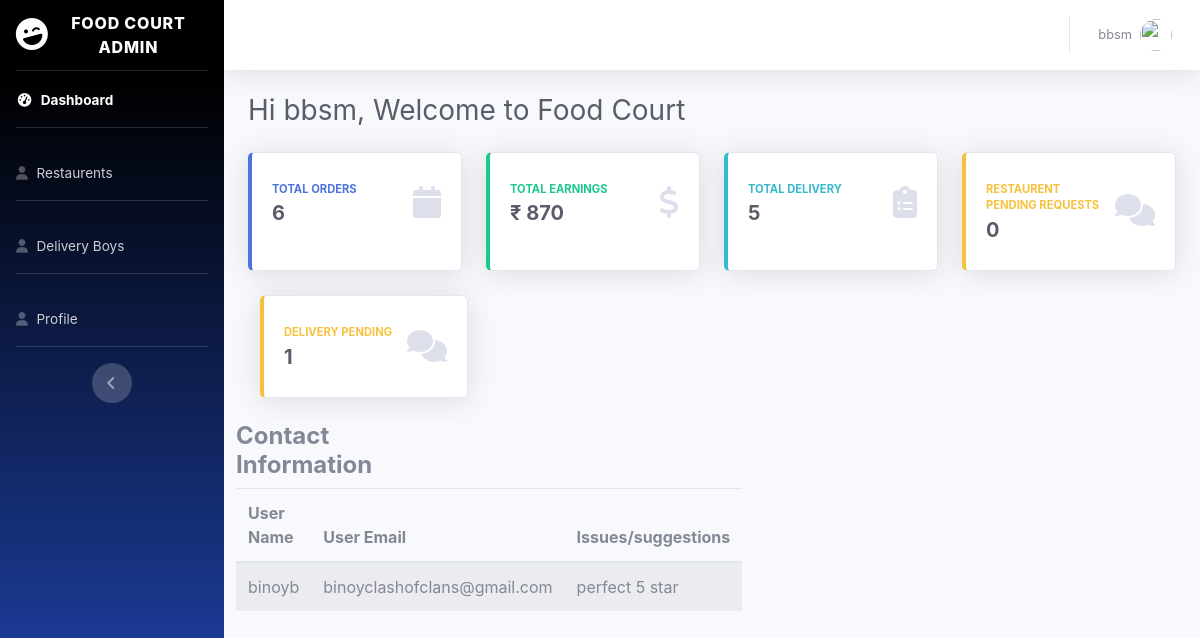
The page /admin/admin_index.php?signup=success (signed in) on the database its author committed.
### tables this page shows
CREATE TABLE `contact` (
  `id` int(11) NOT NULL,
  `username` varchar(30) NOT NULL,
  `email` varchar(45) NOT NULL,
  `textarea` text NOT NULL
);

### Admin/admin_index.php (the view, shortened to what this page needs)
<?php
include "../inc/dbh.inc.php";
?>
<?php
 $sql = "SELECT * FROM foodorders ORDER BY orderid DESC;";
 $result = mysqli_query($con, $sql);
 $resultcheck = mysqli_num_rows($result);
 if ($resultcheck > 0) {
    $totalorder =  $resultcheck;
    $total = 0;
    while ($row = mysqli_fetch_assoc($result)) {
      $total += $row['totalprice'];
    }
  }
  $fire = "SELECT * FROM foodorders WHERE res_status = 'waiting';";
  $result = mysqli_query($con, $fire);
  $resultcheck = mysqli_num_rows($result);
  $q = "SELECT * FROM delivery WHERE delivery_status = 'delivered';";
  $results = mysqli_query($con, $q);
  $resultchecks = mysqli_num_rows($results);
  $deliveryresult = $resultchecks;
  $query = "SELECT * FROM delivery WHERE delivery_status = 'delivering';";
  $qresults = mysqli_query($con, $query);
  $qresultchecks = mysqli_num_rows($qresults);
  $qdeliveryresult = $qresultchecks;
?>
<!DOCTYPE html>
<html lang="en">
<head>
  <link href="css/sb-admin-2.min.css" rel="stylesheet">
</head>
<body id="page-top">
  <div id="wrapper">
    <ul class="navbar-nav bg-gradient-primary sidebar sidebar-dark accordion" id="accordionSidebar">
      <a class="sidebar-brand d-flex align-items-center justify-content-center" href="index.html">
        <div class="sidebar-brand-icon rotate-n-15">
          <i class="fas fa-laugh-wink"></i>
        </div>
        <div class="sidebar-brand-text mx-3">Food Court Admin</div>
      </a>
      <hr class="sidebar-divider my-0">
      <li class="nav-item active">
        <a class="nav-link" href="admin_index.php">
          <i class="fas fa-fw fa-tachometer-alt"></i>
          <span>Dashboard</span></a>
      </li>
      <hr class="sidebar-divider">
      <li class="nav-item">
        <a class="nav-link" href="admin_restaurent.php">
          <i class="fas fa-user"></i>
          <span>Restaurents</span></a>
      </li>
      <hr class="sidebar-divider">
      <li class="nav-item">
        <a class="nav-link" href="admin_dboy.php">
          <i class="fas fa-user"></i>
          <span>Delivery Boys</span></a>
      </li>
      <hr class="sidebar-divider">
      <li class="nav-item">
        <a class="nav-link" href="admin_profile.php">
          <i class="fas fa-user"></i>
          <span>Profile</span></a>
      </li>
      <hr class="sidebar-divider">
      <div class="text-center d-none d-md-inline">
        <button class="rounded-circle border-0" id="sidebarToggle"></button>
      </div>
    </ul>
    <div id="content-wrapper" class="d-flex flex-column">
      <div id="content">
        <nav class="navbar navbar-expand navbar-light bg-white topbar mb-4 static-top shadow">
          <ul class="navbar-nav ml-auto">
            <li class="nav-item dropdown no-arrow">
              <a class="nav-link dropdown-toggle" href="#" id="userDropdown" role="button" data-toggle="dropdown" aria-haspopup="true" aria-expanded="false">
                <span class="mr-2 d-none d-lg-inline text-gray-600 small"><?php echo $_SESSION['ad_uname']; ?></span>
                <img class="img-profile rounded-circle" src="https://source.unsplash.com/QAB-WJcbgJk/60x60">
              </a>
            </li>
          </ul>
        </nav>
        <div class="container-fluid">
          <h1 class="h3 mb-4 text-gray-800">Hi <?php echo $_SESSION['ad_uname']; ?>, Welcome to Food Court</h1>
          <div class="row">
            <div class="col-xl-3 col-md-6 mb-4">
              <div class="card border-left-primary shadow h-100 py-2">
                <div class="card-body">
                  <div class="row no-gutters align-items-center">
                    <div class="col mr-2">
                      <div class="text-xs font-weight-bold text-primary text-uppercase mb-1">Total Orders</div>
                      <div class="h5 mb-0 font-weight-bold text-gray-800"><?php echo $totalorder; ?></div>
                    </div>
                    <div class="col-auto">
                      <i class="fas fa-calendar fa-2x text-gray-300"></i>
                    </div>
                  </div>
                </div>
              </div>
            </div>
            <div class="col-xl-3 col-md-6 mb-4">
              <div class="card border-left-success shadow h-100 py-2">
                <div class="card-body">
                  <div class="row no-gutters align-items-center">
                    <div class="col mr-2">
                      <div class="text-xs font-weight-bold text-success text-uppercase mb-1">Total Earnings</div>
                      <div class="h5 mb-0 font-weight-bold text-gray-800">&#8377; <?php echo $total; ?></div>
                    </div>
                    <div class="col-auto">
                      <i class="fas fa-dollar-sign fa-2x text-gray-300"></i>
                    </div>
                  </div>
                </div>
              </div>
            </div>
            <div class="col-xl-3 col-md-6 mb-4">
              <div class="card border-left-info shadow h-100 py-2">
                <div class="card-body">
                  <div class="row no-gutters align-items-center">
                    <div class="col mr-2">
                      <div class="text-xs font-weight-bold text-info text-uppercase mb-1">Total Delivery</div>
                      <div class="row no-gutters align-items-center">
                        <div class="col-auto">
                          <div class="h5 mb-0 mr-3 font-weight-bold text-gray-800"><?php echo $deliveryresult; ?></div>
                        </div>
                      </div>
                    </div>
                    <div class="col-auto">
                      <i class="fas fa-clipboard-list fa-2x text-gray-300"></i>
                    </div>
                  </div>
                </div>
              </div>
            </div>
            <div class="col-xl-3 col-md-6 mb-4">
              <div class="card border-left-warning shadow h-100 py-2">
                <div class="card-body">
                  <div class="row no-gutters align-items-center">
                    <div class="col mr-2">
                      <div class="text-xs font-weight-bold text-warning text-uppercase mb-1">Restaurent Pending Requests</div>
                      <div class="h5 mb-0 font-weight-bold text-gray-800"><?php echo $resultcheck; ?></div>
                    </div>
                    <div class="col-auto">
                      <i class="fas fa-comments fa-2x text-gray-300"></i>
                    </div>
                  </div>
                </div>
              </div>
            </div>
          </div>
            <div class="col-xl-3 col-md-6 mb-4">
              <div class="card border-left-warning shadow h-100 py-2">
                <div class="card-body">
                  <div class="row no-gutters align-items-center">
                    <div class="col mr-2">
                      <div class="text-xs font-weight-bold text-warning text-uppercase mb-1">Delivery Pending</div>
                      <div class="h5 mb-0 font-weight-bold text-gray-800"><?php echo $qdeliveryresult; ?></div>
                    </div>
                    <div class="col-auto">
                      <i class="fas fa-comments fa-2x text-gray-300"></i>
                    </div>
                  </div>
                </div>
              </div>
            </div>
          </div>
          <div class="col-xl-3 col-md-6 mb-4">
            <h4><strong>Contact Information</strong></h4>
            <?php
            $sql = "SELECT * FROM contact LIMIT 10;";
            $result = mysqli_query($con, $sql);
            $resultcheck = mysqli_num_rows($result);
            if ($resultcheck > 0) {
            ?>
            <table class="table table-responsive-md table-striped">
              <thead>
                <tr>
                  <th>User Name</th>
                  <th>User Email</th>
                  <th>Issues/suggestions</th>
                </tr>
              </thead>
              <tbody>
                <?php
                  while ($row = mysqli_fetch_assoc($result)) {
                ?>
                <tr>
                  <td><?php echo $row['username']; ?></td>
                  <td><?php echo $row['email']; ?></td>
                  <td><?php echo $row['textarea']; ?></td>
                </tr>
                <?php
                  }
                ?>
              </tbody>
            </table>
            <?php
            } else {
                    echo "<p class='alert alert-primary'>No message Yet</p>";
                  }
            ?>
          </div>
        </div>
      </div>
    </div>
</body>
</html>

### rows shown on the page
contact: username "binoyb", email "binoyclashofclans@gmail.com", textarea "perfect 5 star"

### other values the page prints
$_SESSION['ad_uname'] "bbsm"
$totalorder "6"
$total "870"
$deliveryresult "5"
$resultcheck "0"
$qdeliveryresult "1"
